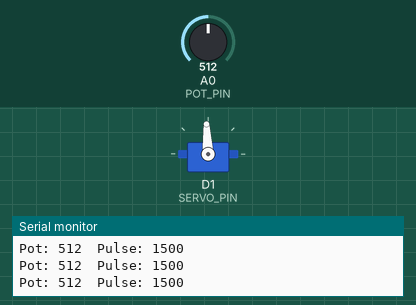
A sketch run on a simulated ESP8266 (NodeMCU). On the bench: servo, the last lines printed to the serial monitor. The inputs (shaded band) are chosen by the test bench; at power-on: A0 (POT_PIN) = 512.

Above: at 2.2 s.
2.3 s: A0 (POT_PIN) set to 716
At 3.5 s:
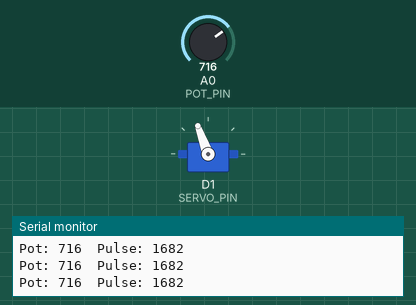
3.8 s: A0 (POT_PIN) set to 900
At 5.0 s:
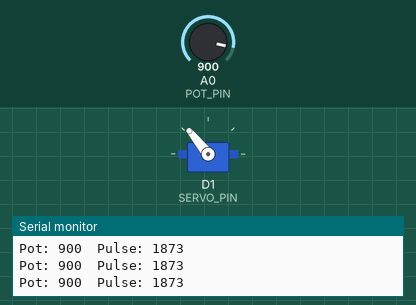
5.3 s: A0 (POT_PIN) set to 1023
At 5.6 s:
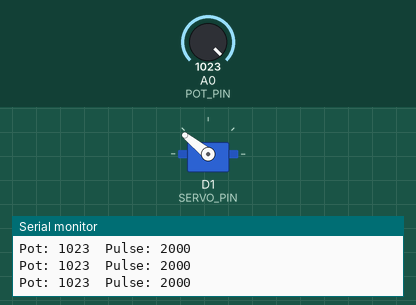
6.8 s: A0 (POT_PIN) set to 306
At 7.9 s:
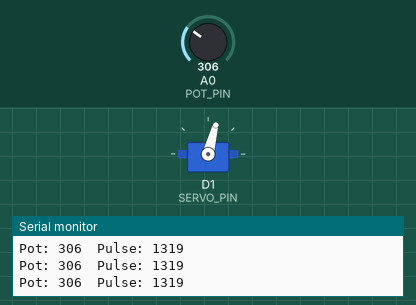
8.3 s: A0 (POT_PIN) set to 122
At 9.4 s:
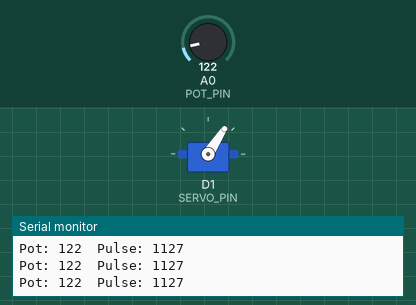
9.8 s: A0 (POT_PIN) set to 490
At 10.8 s:
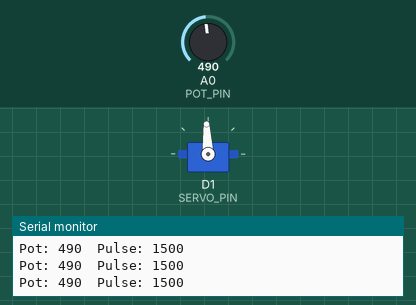
Timing chart, 0 to 12.3 s (numbered marks = the images above; inputs shaded):
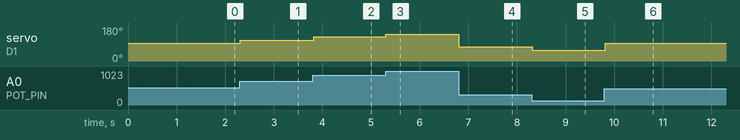

The sketch:

potentio.ino
```cpp
#include <Servo.h>

#define SERVO_PIN D1   // GPIO5
#define POT_PIN   A0

Servo servo360;

int potValue;
int servoPulse;

void setup() {
  Serial.begin(9600);

  servo360.attach(SERVO_PIN);
  servo360.writeMicroseconds(1500);  // STOP
  delay(1000);

  Serial.println("360 Servo controlled by Potentiometer");
}

void loop() {
  potValue = analogRead(POT_PIN);  // 0–1023

  // Dead zone around center
  if (potValue > 480 && potValue < 540) {
    servoPulse = 1500;  // STOP
  }
  // Clockwise rotation
  else if (potValue >= 540) {
    servoPulse = map(potValue, 540, 1023, 1500, 2000);
  }
  // Counter-clockwise rotation
  else {
    servoPulse = map(potValue, 0, 480, 1000, 1500);
  }

  servo360.writeMicroseconds(servoPulse);

  Serial.print("Pot: ");
  Serial.print(potValue);
  Serial.print("  Pulse: ");
  Serial.println(servoPulse);

  delay(20); // smooth update
}
```

Measured:
- after the input at 2.3 s, servo on D1 (SERVO_PIN): 93° → 110° at once
- after the input at 3.8 s, servo on D1 (SERVO_PIN): 110° → 129° at once
- after the input at 5.3 s, servo on D1 (SERVO_PIN): 129° → 141° at once
- after the input at 6.8 s, servo on D1 (SERVO_PIN): 141° → 75° at once
- after the input at 8.3 s, servo on D1 (SERVO_PIN): 75° → 57° at once
- after the input at 9.8 s, servo on D1 (SERVO_PIN): 57° → 93° at once
